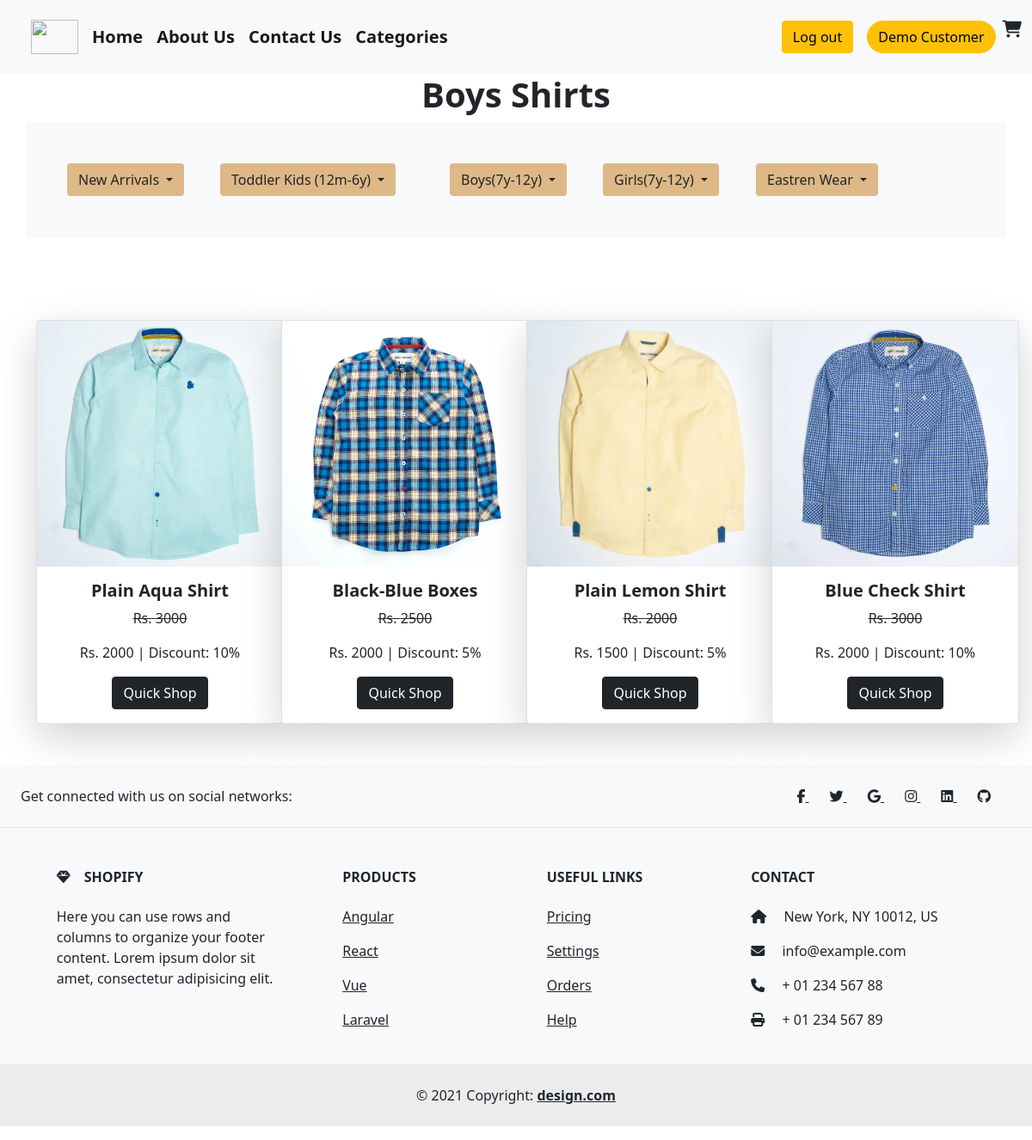
Page /boys-shirts.php (signed in) on the committed database.
### tables this page shows
CREATE TABLE `k_details` (
  `id` int(255) NOT NULL AUTO_INCREMENT,
  `name` varchar(255) NOT NULL,
  `description` varchar(255) NOT NULL,
  `dead` varchar(255) NOT NULL,
  `sale` varchar(255) NOT NULL,
  `total` varchar(255) NOT NULL,
  `category` varchar(255) NOT NULL,
  `sub-category` varchar(255) NOT NULL,
  `image` varchar(255) NOT NULL,
  PRIMARY KEY (`id`)
);

### helpers.php (called while the page is built, shortened)
<?php
if (!function_exists('esc')) {
    function e($value)
    {
        return htmlspecialchars((string) $value, ENT_QUOTES, 'UTF-8');
    }
}

### boys-shirts.php (the view, shortened to what this page needs)
<?php require_once __DIR__ . '/helpers.php'; ?>
<?php
if (!isset($_SESSION['aid'])) {
    header('location:loginn.php'); exit;
} else {
    $name = $_SESSION['name'];
}
?>
<!DOCTYPE html>
<html lang="en">
<head>
    <link href="https://cdn.jsdelivr.net/npm/bootstrap@5.0.2/dist/css/bootstrap.min.css" rel="stylesheet">
    <link rel="stylesheet" href="https://cdnjs.cloudflare.com/ajax/libs/font-awesome/6.4.2/css/all.min.css">
</head>
<body>
    <nav class="navbar navbar-expand-lg navbar-light bg-light">
        <div class="container-fluid fw-bold">
            <a class="navbar-brand ms-4 rounded-circle" href="#"> <img src="./shopping-cart.png" alt="" height="40px" width="55px"></a>
            <div class="collapse navbar-collapse" id="navbarSupportedContent">
                <ul class="navbar-nav me-auto mb-2 mb-lg-0">
                    <li class="nav-item">
                        <a class="navbar-brand" href="./index1.php">Home</a>
                    </li>
                    <li class="nav-item">
                        <a class="navbar-brand" href="./about1.php">About Us</a>
                    </li>
                    <li class="nav-item">
                        <a class="navbar-brand" href="./contect1.php">Contact Us</a>
                    </li>
                    <li class="nav-item">
                        <a class="navbar-brand" href="./categories1.php">Categories</a>
                    </li>
                </ul>
                <ul style="list-style-type: none;" class="mt-3">
                    <li class="nav-item">
                        <a class="navbar-brand" href="./logout.php"><button class="btn btn-warning">Log out</button></a>
                    </li>
                </ul>
                <form class="d-flex">
                <button class="btn btn-warning rounded-pill me-2"><?php echo e($name); ?></button>
                    <i class="fa fa-cart-shopping fs-5"></i>
                </form>
            </div>
        </div>
    </nav>
    <div class="container">
        <div class="row">
            <div class="col-lg-12 col-md-12">
                <h1 class="text-center fw-bold">Boys Shirts</h1>
            </div>
        </div>
    </div>
    <div class="container bg-light p-5">
        <div class="dropdwn row">
            <div class=" arrival col-lg-2 col-md-4">
                <div class="dropdown">
                    <button class="btn dropdown-toggle" type="button" id="dropdownMenuButton1" data-bs-toggle="dropdown" aria-expanded="false" style="background-color:burlywood;">
                        New Arrivals
                    </button>
                </div>
            </div>
            <div class="toddler-kids col-lg-3 col-md-4">
                <div class="dropdown">
                    <button class="btn dropdown-toggle" type="button" id="dropdownMenuButton1" data-bs-toggle="dropdown" aria-expanded="false" style="background-color:burlywood;">
                        Toddler Kids <span>(12m-6y)</span>
                    </button>
                </div>
            </div>
            <div class="drp-boys col-lg-2 col-md-4">
                <div class="dropdown">
                    <button class="btn dropdown-toggle" type="button" id="dropdownMenuButton1" data-bs-toggle="dropdown" aria-expanded="false" style="background-color:burlywood;">
                        Boys<span>(7y-12y)</span>
                    </button>
                </div>
            </div>
            <div class="drp-girls col-lg-2 col-md-4">
                <div class="dropdown">
                    <button class="btn dropdown-toggle" type="button" id="dropdownMenuButton1" data-bs-toggle="dropdown" aria-expanded="false" style="background-color:burlywood;">
                        Girls<span>(7y-12y)</span>
                    </button>
                </div>
            </div>
            <div class="eastren col-lg-2 col-md-4">
                <div class="dropdown">
                    <button class="btn dropdown-toggle" type="button" id="dropdownMenuButton1" data-bs-toggle="dropdown" aria-expanded="false" style="background-color:burlywood;">
                        Eastren Wear
                    </button>
                </div>
            </div>
        </div>
    </div>
    <div class="container mt-5">
        <div class="row">
            <?php
            include 'conn.php';
            $select = "SELECT * FROM `k_details` WHERE `category` = 'boy-shirt'";
            $query = mysqli_query($conn, $select);
            while ($result = mysqli_fetch_array($query)) {
            ?>
                <div class="col-lg-3 col-md-6 text-center mt-5">
                    <div class="card shadow-lg" style="width: 18rem;">
                        <img src="./admin/upload/<?php echo e($result['image']); ?>" class="card-img-top" alt="...">
                        <div class="card-body">
                            <h5 class="card-title fw-bold"><?php echo e($result['name'])?></h5>
                            <p class="card-text"> <strike>Rs. <?php echo e($result['dead'])?></strike></p>
                            <p class="card-text"> Rs. <?php echo e($result['sale'])?> <span> | Discount: <?php echo e($result['total'])?></span></p>
                            <a href="add-to-cart.php?id=<?php echo e($result['id']); ?>" class="btn btn-dark">Quick Shop</a>
                        </div>
                    </div>
                </div>
            <?php
            }
            ?>
        </div>
    </div>
    <footer class="text-center text-lg-start bg-light text-dark mb-3 mt-5">
        <section class="d-flex justify-content-center justify-content-lg-between p-4 border-bottom">
            <div class="me-5 d-none d-lg-block">
                <span>Get connected with us on social networks:</span>
            </div>
            <div>
                <a href="" class="me-4 text-reset">
                    <i class="fab fa-facebook-f"></i>
                </a>
                <a href="" class="me-4 text-reset">
                    <i class="fab fa-twitter"></i>
                </a>
                <a href="" class="me-4 text-reset">
                    <i class="fab fa-google"></i>
                </a>
                <a href="" class="me-4 text-reset">
                    <i class="fab fa-instagram"></i>
                </a>
                <a href="" class="me-4 text-reset">
                    <i class="fab fa-linkedin"></i>
                </a>
                <a href="" class="me-4 text-reset">
                    <i class="fab fa-github"></i>
                </a>
            </div>
        </section>
        <section class="">
            <div class="container text-center text-md-start mt-5">
                <div class="row mt-3">
                    <div class="col-md-3 col-lg-4 col-xl-3 mx-auto mb-4">
                        <h6 class="text-uppercase fw-bold mb-4">
                            <i class="fas fa-gem me-3"></i>Shopify
                        </h6>
                        <p>
                            Here you can use rows and columns to organize your footer content. Lorem ipsum
                            dolor sit amet, consectetur adipisicing elit.
                        </p>
                    </div>
                    <div class="col-md-2 col-lg-2 col-xl-2 mx-auto mb-4">
                        <h6 class="text-uppercase fw-bold mb-4">
                            Products
                        </h6>
                        <p>
                            <a href="#!" class="text-reset">Angular</a>
                        </p>
                        <p>
                            <a href="#!" class="text-reset">React</a>
                        </p>
                        <p>
                            <a href="#!" class="text-reset">Vue</a>
                        </p>
                        <p>
                            <a href="#!" class="text-reset">Laravel</a>
                        </p>
                    </div>
                    <div class="col-md-3 col-lg-2 col-xl-2 mx-auto mb-4">
                        <h6 class="text-uppercase fw-bold mb-4">
                            Useful links
                        </h6>
                        <p>
                            <a href="#!" class="text-reset">Pricing</a>
                        </p>
                        <p>
                            <a href="#!" class="text-reset">Settings</a>
                        </p>
                        <p>
                            <a href="#!" class="text-reset">Orders</a>
                        </p>
                        <p>
                            <a href="#!" class="text-reset">Help</a>
                        </p>
                    </div>
                    <div class="col-md-4 col-lg-3 col-xl-3 mx-auto mb-md-0 mb-4">
                        <h6 class="text-uppercase fw-bold mb-4">Contact</h6>
                        <p><i class="fas fa-home me-3"></i> New York, NY 10012, US</p>
                        <p>
                            <i class="fas fa-envelope me-3"></i>
                            info@example.com
                        </p>
                        <p><i class="fas fa-phone me-3"></i> + 01 234 567 88</p>
                        <p><i class="fas fa-print me-3"></i> + 01 234 567 89</p>
                    </div>
                </div>
            </div>
        </section>
        <div class="text-center p-4" style="background-color: rgba(0, 0, 0, 0.05);">
            © 2021 Copyright:
            <a class="text-reset fw-bold" href="">design.com</a>
        </div>
    </footer>
</body>
</html>

### rows in the picture
k_details: image (picture), name "Plain Aqua Shirt", dead "3000", sale "2000", total "10%"
k_details: image (picture), name "Black-Blue Boxes", dead "2500", sale "2000", total "5%"
k_details: image (picture), name "Plain Lemon Shirt", dead "2000", sale "1500", total "5%"
k_details: image (picture), name "Blue Check Shirt", dead "3000", sale "2000", total "10%"

### other values in the picture
$name "Demo Customer"
